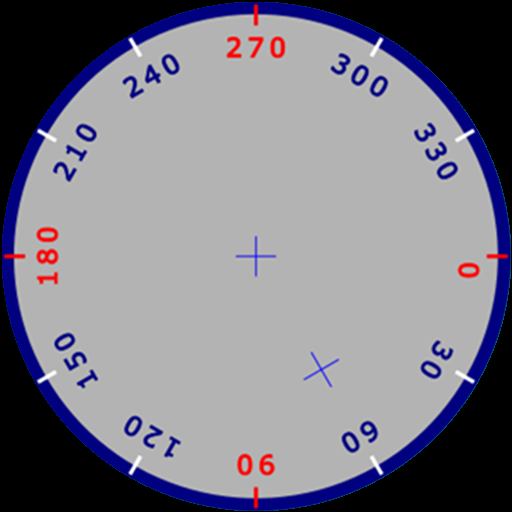
#> input picture img_masked.png, 512 x 512 px, given in place of img.png, which was not available
$ python main.py img_masked.png   (older library calls are emulated)
#> lines starting #> are read from the running program, lines starting #| are printed output that depends on the picture; pictures that were not available may be replaced by others from this repository, and a replacement may not be noted
import matplotlib.pyplot as plt
import matplotlib as mpl
import cv2
import numpy as np
import sys

# filename=sys.argv[1]
filename = "img.png"
filename_we = filename.split('.')[0]

print(f"filename: {filename} ; filename_we: {filename_we}")
src = cv2.imread(filename)
#> src is the input picture: shape (512, 512, 3); mean B, G, R 134, 122.8, 124.2

# mask input
radius = 512/2
for i in range(src.shape[0]):
    v = i - 256
    for j in range(src.shape[1]):
        u = j - 256
        dist = np.sqrt(u**2 + v**2)
        if dist >= 255:
            src[i,j] = (0,0,0)
cv2.imwrite(f"{filename_we}_masked.png", src)

src = cv2.cvtColor(src, cv2.COLOR_RGB2BGR)
print(src.shape)
#| (512, 512, 3)
dsize = [512, 512]
dsize2 = [512, int(512*np.pi)]
center = [256, 256]
center2 = [256, 256]
maxRadius = 256
base_flags =   cv2.INTER_LINEAR+cv2.WARP_FILL_OUTLIERS

radials = ["cv2.WARP_POLAR_LINEAR",
           "cv2.WARP_POLAR_LOG",
           "cv2.WARP_POLAR_EXP",
           "cv2.WARP_POLAR_SQRT",
           "cv2.WARP_POLAR_SQUARE"]

rec_list = []
error_ssd_list = []
radial_list = []
min_val, max_val = 1e9, -1e9
for i in range(5):
#> (the run stopped early here; a loop or call above may not have finished)

$ run again, on img_EXP.png
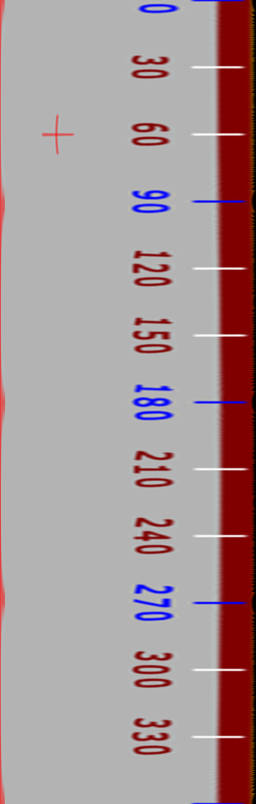
#> input picture img_EXP.png, 512 x 1608 px, given in place of img.png, which was not available (shown at 1/2 size)
#> src is the input picture: shape (1608, 512, 3); mean B, G, R 151.2, 149.2, 168.5
#> after the loop `for i in range(src.shape[0]):`:
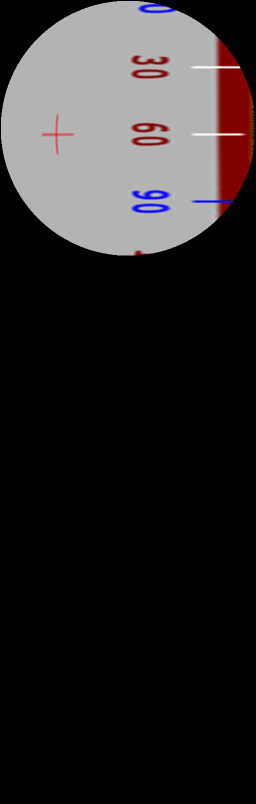
#> src: shape (1608, 512, 3) (shown at 1/2 size); mean B, G, R 40.1, 39.4, 42.6
#| (1608, 512, 3)

$ run again, on img_LINEAR.png
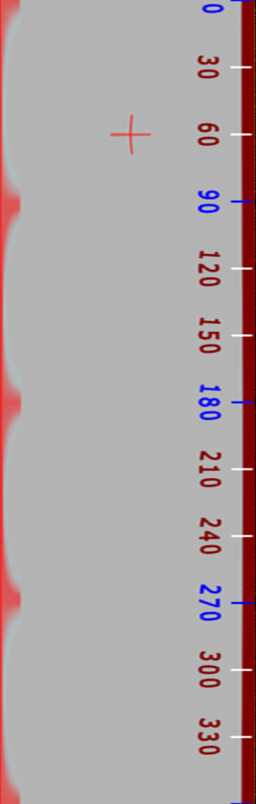
#> input picture img_LINEAR.png, 512 x 1608 px, given in place of img.png, which was not available (shown at 1/2 size)
#> src is the input picture: shape (1608, 512, 3); mean B, G, R 165.8, 164.7, 175.7
#> after the loop `for i in range(src.shape[0]):`:
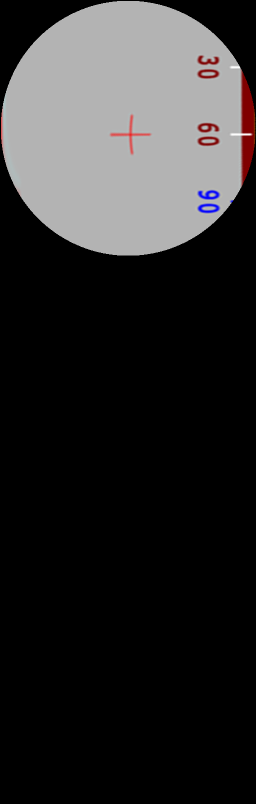
#> src: shape (1608, 512, 3) (shown at 1/2 size); mean B, G, R 43.1, 42.9, 43.9
#| (1608, 512, 3)
